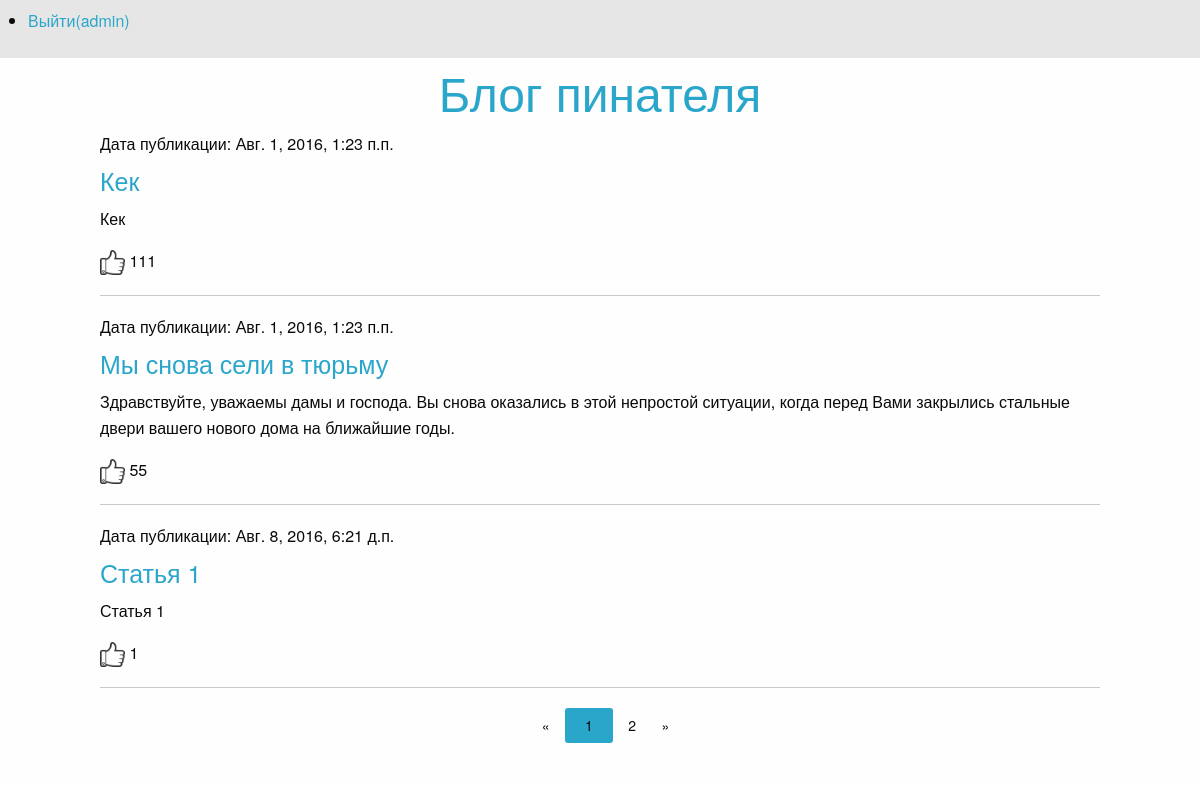
Screenshot of /articles/page/1/ (signed in) with the database file from the repository.
### article/models.py (models this page shows)
class Article(models.Model):
    class Meta():
        db_table = 'article'
    article_title = models.CharField(max_length=200)
    article_text = models.TextField()
    article_date = models.DateTimeField()
    article_likes = models.IntegerField(default=0)

### article/views.py (the view)
# urls.py: url(r'^articles/page/(\d+)/$', articles),
def articles(request, page_number=1):
    all_articles = Article.objects.all()
    current_page = Paginator(all_articles, 3)
    print("Page article N  ", page_number)
    return render_to_response('articles.html',
                              {'articles': current_page.page(page_number), 'username': auth.get_user(request).username})

### article/templates/articles.html (shortened to what this page needs)
{% extends 'main.html' %}
{% load staticfiles %}
{% block articles %}
    {% for article in articles %}
        <h6>Дата публикации: {{ article.article_date }}</h6>
        <h4><a href="/articles/get/{{ article.id }}/1/">{{ article.article_title }}</a></h4>
        <p>{{ article.article_text }}</p>
        <p><a href="/articles/addlike/{{ article.id }}/"> <img src="{% static "like.png" %}" width="25px" height="25px"></a> {{ article.article_likes }}</p>
        <hr>
    {% endfor %}
</div>
<div class="row">
    <div class="large-3 large-offset-5 columns">
        <ul class="pagination">
            {% if articles.has_previous %}
                <li class="arrow"><a href="/articles/page/{{ articles.previous_page_number }}/">&laquo;</a> </li>
            {% else %}
                <li class="arrow unavailable"><a href="">&laquo;</a></li>
            {% endif %}
            {% for page in articles.paginator.page_range %}
                {% if page == articles.number %}
                    <li class="current"><a href="/articles/page/{{ page }}/">{{ page }}</a> </li>
                {% else %}
                    <li><a href="/articles/page/{{ page }}/">{{ page }}</a> </li>
                {% endif %}
            {% endfor %}
            {%  if articles.has_next %}
                <li class="arrow"><a href="/articles/page/{{ articles.next_page_number }}/">&raquo;</a> </li>
            {% else %}
                <li class="arrow unavailable"><a href="">&raquo;</a></li>
            {% endif %}
        </ul>
    </div>
</div>
{% endblock %}

### templates/main.html (shortened to what this page needs)
{% load staticfiles %}
<!DOCTYPE html>
<html lang="en">
<head>
    <link rel = "stylesheet" type="text/css" href="{% static "static/css/foundation.css" %}">
</head>
<body>
<div class="top-bar">
    <section class="top-bar-section">
        <ul class="right">
            {% if username %}
                <li><a href="/auth/logout/">Выйти({{ username }})</a> </li>
            {% else %}
                <li><a href="/auth/login/">Войти</a> </li>
            {% endif %}
        </ul>
    </section>
</div>
<h1 align="center"><font color="#dc143c"><a href="/articles/page/1/"> Блог пинателя</a></font></h1>
<div class="row">
{% block articles %}{% endblock %}
</body>
</html>

### rows the page displays
Article: article_date "Авг. 1, 2016, 1:23 п.п.", article_title "Кек", article_text "Кек", article_likes "111"
Article: article_date "Авг. 1, 2016, 1:23 п.п.", article_title "Мы снова сели в тюрьму", article_text "Здравствуйте, уважаемы дамы и господа. Вы снова оказались в этой непростой ситуации, когда перед Вами закрылись стальные двери вашего нового дома на ближайшие годы.", article_likes "55"
Article: article_date "Авг. 8, 2016, 6:21 д.п.", article_title "Статья 1", article_text "Статья 1", article_likes "1"

### other values shown
{{ username }} "admin"
{{ page }} "1"
{{ page }} "2"
